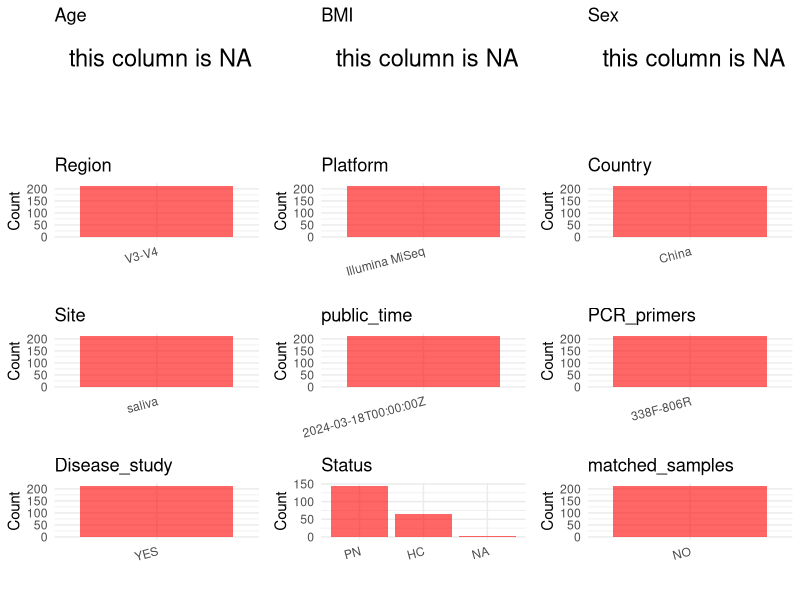

This chart was generated by the following R code: (Note: this script raises an error after producing the figure.)
## ---- chunk 1
# Load necessary libraries
library(dplyr)
library(ggplot2)
library(cowplot)

# Set working directory (update this path to your local directory)
setwd("D:/oral_project/PRJNA979793")

# Read the initial metadata files
initial_meta<-read.csv("SraRunTable.csv",header = T)

# Combine the two metadata files
#meta <- rbind(initial_meta, initial_meta1)

#Remove entries non-oral samples
#initial_meta <- subset(initial_meta,isolate %in% c("saliva","tongue coat"))

# Check the number of samples containing "HT" in Sample.Name (e.g., healthy controls)
#nrow(subset(meta, grepl("HT", Sample.Name)))

# Display the first few rows of the metadata
head(initial_meta)
## ---- chunk 2
# Create a uniform metadata dataframe
metadata <- data.frame(
  BioProject = initial_meta$BioProject,
  Run = initial_meta$Run,
  sample_name = initial_meta$Sample.Name,
  Age = NA,
  BMI = NA,
  Sex = NA,
  Platform = initial_meta$Instrument,
  Country = initial_meta$geo_loc_name_country,
  Site = initial_meta$isolation_source,
  public_time = initial_meta$ReleaseDate,
  stringsAsFactors = FALSE
)
## ---- chunk 3
# Add information obtained from the publication
metadata$PCR_primers <- "338F-806R"
metadata$title <- "Saliva icrobiome erived signatures: expected to become a potential biomarker for pulmonary nodules (MCEPN-1)"
metadata$Disease_study <- "YES"
metadata$Region<- "V3-V4"
# Assign disease status based on sample_name patterns
metadata$Status <- "HC"
metadata <- metadata %>%
  mutate(Status = case_when(
    grepl("CK", sample_name) ~ "HC",
    grepl("K0", sample_name) ~ "PN"
  ))

keep_subjects<-subset(metadata,Site %in% "saliva")
#remove subjects without Saliva samples
metadata<-subset(metadata,sample_name %in% keep_subjects$sample_name)
#get subjects sampling counts
sample_counts <- table(metadata$sample_name)
# Create matched_samples column, any subjects have >=2 samples will be label "YES", otherwise "NO"
metadata$matched_samples <- ifelse(metadata$sample_name %in% names(sample_counts[sample_counts >= 2]), "YES", "NO")
## ---- chunk 4
# Check the number of unique runs and sample names
print(paste("Number of unique runs:", length(unique(metadata$Run))))
print(paste("Number of unique sample names:", length(unique(metadata$sample_name))))
## ---- chunk 5
# Select columns for visualization
plot_data <- metadata %>%
  select(-BioProject, -Run, -sample_name, -title)

# Function to create simple plots for each column
create_simple_plots <- function(data) {
  plots <- list()
  
  for (col in colnames(data)) {
    # Check if the column is all NA
    if (all(is.na(data[[col]]))) {
      # Create an empty plot with text indicating all NA
      p <- ggplot() +
        annotate("text", x = 0.5, y = 0.5, label = "this column is NA", size = 6) +
        labs(title = col) +
        theme_void()
    } else if (is.numeric(data[[col]])) {
      # Numeric variable: histogram
      p <- ggplot(data, aes(x = .data[[col]])) +
        geom_histogram(fill = "blue", alpha = 0.6, bins = 20, na.rm = TRUE) +
        labs(title = col) +
        theme_minimal()
    } else {
      # Categorical variable: bar plot (remove NA values)
      count_data <- as.data.frame(table(data[[col]], useNA = "ifany"))
      p <- ggplot(count_data, aes(x = reorder(Var1, -Freq), y = Freq)) +
        geom_col(fill = "red", alpha = 0.6) +
        labs(title = col, x = NULL, y = "Count") +
        theme_minimal() +
        theme(axis.text.x = element_text(angle = 15, hjust = 1))
    }
    plots[[col]] <- p
  }
  
  return(plots)
}

# Generate and arrange plots
plots <- create_simple_plots(plot_data)
p<-plot_grid(plots$Age, 
          plots$BMI, 
          plots$Sex, 
          plots$Region, 
          plots$Platform, 
          plots$Country, 
          plots$Site,
          plots$public_time, 
          plots$PCR_primers,
          plots$Disease_study,
          plots$Status,
          plots$matched_samples,# add 
          ncol = 3, align = "hv", axis = "lb")
ggsave("Metadata_Summary.png", plot = p, width = 8, height = 6, dpi = 150)
## ---- chunk 6
knitr::include_graphics("Metadata_Summary.png")
## ---- chunk 7
# Reorder columns to match the desired format
metadata <- metadata[, c(
  "BioProject", "Run", "sample_name", "Age", "BMI", "Sex", 
  "Region", "Platform", "Country", "Site", "public_time", 
  "PCR_primers", "title", "Disease_study", "Status","matched_samples"
)]

# Export the uniform metadata to a CSV file
write.csv(metadata, file = "metadata.csv", quote = FALSE)
head(metadata)
